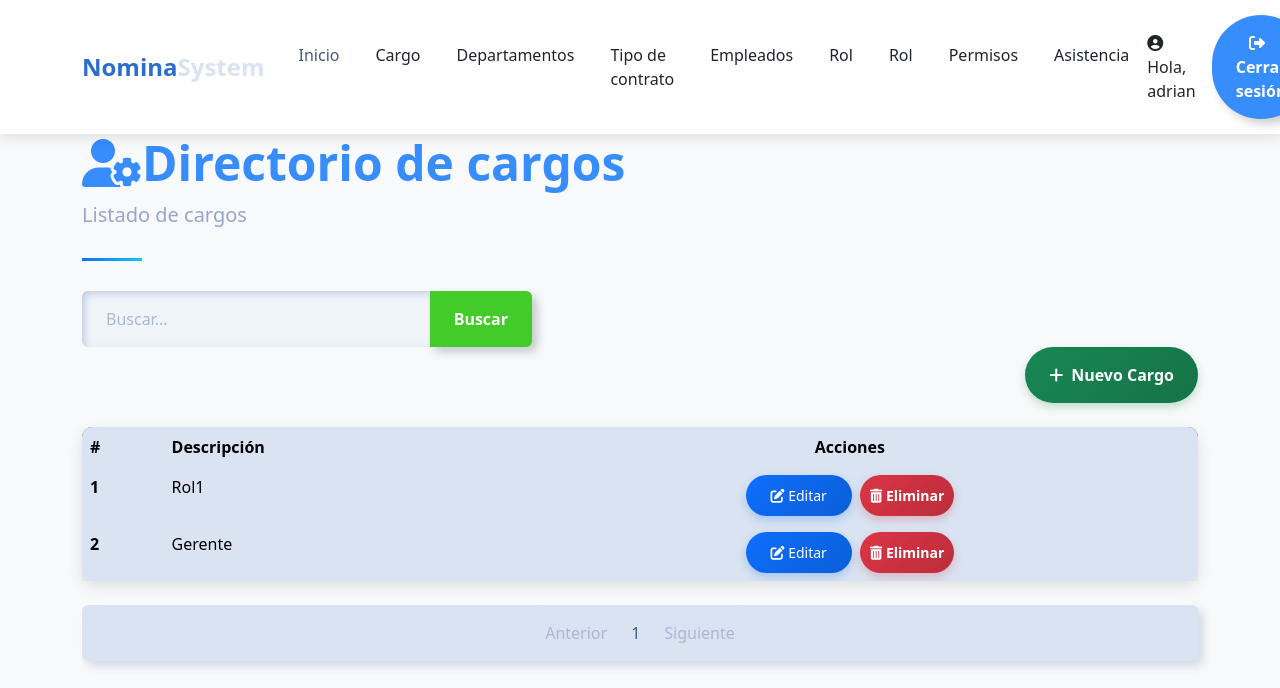
Page /payroll/list_positions/ (signed in) on the committed database.
### payroll/models.py (models this page shows, shortened)
class Position(models.Model):
    description = models.CharField(max_length=100)

### payroll/views/position.py (the view)
# urls.py: path('list_positions/',position.list_positions,name='list_positions'),
@login_required(login_url='sign_in')
def list_positions(request):
    query=request.GET.get('search',None)
    if query:
        list_positions=Position.objects.filter(description__icontains=query)
    else:
        list_positions=Position.objects.all()
    context=paginator(request,list_positions)
    return render(request,'position/list_positions.html',context)

### payroll/helpers/utilies.py (called while the page is built)
def paginator(request,objects):
    paginator=Paginator(objects,3)
    page_number=request.GET.get('page')
    registers=paginator.get_page(page_number)
    current_page = registers.number
    total_pages = paginator.num_pages
    pages_range = []
    for i in range(1, total_pages + 1):
        if abs(i - current_page) <= 2 or i == 1 or i == total_pages:
            pages_range.append(i)
    return {'registers': registers,'pages_range':pages_range,'current_page':current_page}

### template/position/list_positions.html (shortened to what this page needs)
{% extends 'layout/base_nav.html' %}
{% load static %}
{% block extra_css %}
<link href="{% static 'css/tablestyle.css' %}" rel="stylesheet">
{% endblock %}
{% block content %}
<div class="container">
    <header class="page-header">
        <h1 class="display-5 fw-bold text-primary">
            <i class="fas fa-user-cog"></i>Directorio de cargos
        </h1>
        <p class="lead text-muted">Listado de cargos</p>
    </header>
    <form action="" style="max-width: 450px;">
        <div class="input-group">
            <input type="text" class="form-control" placeholder="Buscar..." name="search"
                value="{{ request.GET.search }}">
            <button class="btn btn-outline-success" data-bs-toggle="tooltip"
                data-bs-title="Escriba parte del cargo y click en buscar">
                Buscar
            </button>
        </div>
    </form>
    <div class="d-flex justify-content-end mb-4">
        <a class="btn btn-success" style="color: white;" href="{% url 'payroll:create_position' %}">
            <i class="fas fa-plus me-2"></i>Nuevo Cargo
        </a>
    </div>
    <div class="card mb-4">
        <div class="card-body p-0">
            <div class="table-responsive">
                <table class="table table-hover mb-0">
                    <thead>
                        <tr>
                            <th scope="col">#</th>
                            <th scope="col">Descripción</th>
                            <th scope="col" class="text-center">Acciones</th>
                        </tr>
                    </thead>
                    <tbody>
                        {% for item in registers %}
                        <tr>
                            <th scope="row">{{item.id}}</th>
                            <td>{{item.description}}</td>
                            <td class="text-center">
                                <a href="{% url 'payroll:update_position' item.id %}" class="btn btn-sm btn-primary me-1"  style="color: white;" >
                                    <i class="fas fa-edit"></i> Editar
                                </a>
                                <a href="{% url 'payroll:delete_position' item.id %}" class="btn btn-sm btn-danger" style="color: white; padding: 10px;">
                                    <i class="fas fa-trash-alt"></i> Eliminar
                                </a>
                            </td>
                        </tr>
                        {% endfor %}
                    </tbody>
                </table>
            </div>
        </div>
    </div>
    {% include 'layout/paginator.html' %}
</div>
{% endblock %}

### template/layout/base_nav.html (shortened to what this page needs)
<!DOCTYPE html>
<html lang="es">
<head>
  {% load static %}
  <link href="{% static 'css/bootstrap.min.css' %}" rel="stylesheet">
  <link href="{% static 'css/home.css' %}" rel="stylesheet">
  <link href="https://cdnjs.cloudflare.com/ajax/libs/font-awesome/6.4.0/css/all.min.css" rel="stylesheet">
  {% block extra_css %}{% endblock %}
</head>
<body>
  <nav class="navbar navbar-expand-lg navbar-light bg-white sticky-top">
    <div class="container">
      <a class="navbar-brand" href="{% url 'home' %}">Nomina<span class="text-secondary">System</span></a>
      <div class="collapse navbar-collapse" id="navbarNav">
        <ul class="navbar-nav mx-auto">
          <li class="nav-item">
            <a class="nav-link active" href="{% url 'home' %}">Inicio</a>
          </li>
          {% if user.is_authenticated %}
              <li class="nav-item">
                <a class="nav-link" href="{% url 'payroll:list_positions' %}">Cargo</a>
              </li>
              <li class="nav-item">
                <a class="nav-link" href="{% url 'payroll:list_departments' %}">Departamentos</a>
              </li>
              <li class="nav-item">
                <a class="nav-link" href="{% url 'payroll:list_contract_types' %}">Tipo de contrato</a>
              </li>
              <li class="nav-item">
                <a class="nav-link" href="{% url 'payroll:list_employees' %}">Empleados</a>
              </li>
              <li class="nav-item">
                <a class="nav-link" href="{% url 'payroll:list_payslip' %}">Rol</a>
              </li>
                <li class="nav-item">
                <a class="nav-link" href="{% url 'payroll:list_payslip' %}">Rol</a>
              </li>
                <li class="nav-item">
                <a class="nav-link" href="{% url 'payroll:list_permisos' %}">Permisos</a>
              </li>
                <li class="nav-item">
                <a class="nav-link" href="{% url 'payroll:list_asistencia' %}">Asistencia</a>
              </li>
            </ul>
          <div class="d-flex align-items-center">
            <span class="text-dark me-3">
              <i class="fas fa-user-circle me-1"></i>
              Hola, {{ user.get_username }}
            </span>
            <a href="{% url 'payroll:sign_out' %}" class="btn btn-outline-primary">
              <i class="fas fa-sign-out-alt me-2"></i> Cerrar sesión
            </a>
          </div>
        {% else %}
          <a href="{% url 'sign_in' %}" class="btn btn-outline-success">
            <i class="fas fa-sign-in-alt me-2"></i> Iniciar sesión
          </a>
        {% endif %}
      </div>
    </div>
  </nav>
  {% block content %}
  {% endblock %}
</body>
</html>

### static/css/home.css (style rules this page uses)
:root { --primary-color: #2c6ecd; --secondary-color: #19b3b3; --accent-color: #f8f9fa; --dark-color: #212529; --text-color: #495057; }
body { font-family: 'Poppins', sans-serif; color: var(--text-color); overflow-x: hidden; }
.navbar { box-shadow: 0 2px 15px rgba(0, 0, 0, 0.1); padding: 15px 0; }
.navbar-brand { font-weight: 700; color: var(--primary-color); font-size: 1.5rem; }
.nav-link { font-weight: 500; color: var(--dark-color); margin: 0 10px; transition: all 0.3s ease; }
.nav-link:hover, .nav-link.active { color: var(--primary-color); }
.btn-primary { background-color: var(--primary-color); border-color: var(--primary-color); padding: 10px 25px; border-radius: 50px; font-weight: 500; transition: all 0.3s ease; }

### static/css/tablestyle.css (style rules this page uses)
body { background-color: #f8f9fa; font-family: 'Segoe UI', Tahoma, Geneva, Verdana, sans-serif; }
.navbar { background:white; box-shadow: 0 4px 12px rgba(0,0,0,0.1); }
.card { border-radius: 10px; box-shadow: 0 6px 15px rgba(0,0,0,0.1); transition: transform 0.3s, box-shadow 0.3s; }
.btn-primary { background: linear-gradient(135deg, #0d6efd, #0b5ed7); border: none; box-shadow: 0 4px 8px rgba(13, 110, 253, 0.25); transition: all 0.3s; }
.btn-success { background: linear-gradient(135deg, #198754, #157347); border: none; box-shadow: 0 4px 8px rgba(25, 135, 84, 0.25); transition: all 0.3s; }
.btn-danger { background: linear-gradient(135deg, #dc3545, #bb2d3b); border: none; box-shadow: 0 4px 8px rgba(220, 53, 69, 0.25); transition: all 0.3s; }
.table { border-radius: 10px; overflow: hidden; box-shadow: 0 5px 15px rgba(0,0,0,0.08); }
.table thead { background: linear-gradient(135deg, #6c757d, #495057); color: white; }
.table tbody tr { transition: background-color 0.3s; }
.page-header { position: relative; margin-bottom: 30px; padding-bottom: 15px; }
.page-header:after { content: ''; position: absolute; bottom: 0; left: 0; width: 60px; height: 3px; background: linear-gradient(135deg, #0d6efd, #0dcaf0); }

### rows in the picture
Position: id "1", description "Rol1"
Position: id "2", description "Gerente"

### other values in the picture
{{ user.get_username }} "adrian"
{{ page }} "1"
